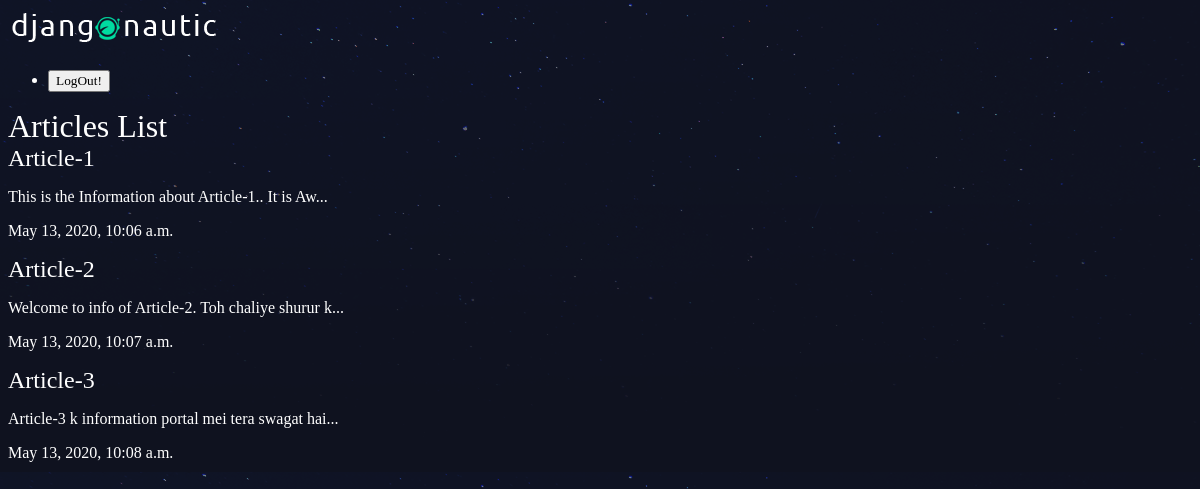
The page /articles/ on the database as committed earlier.
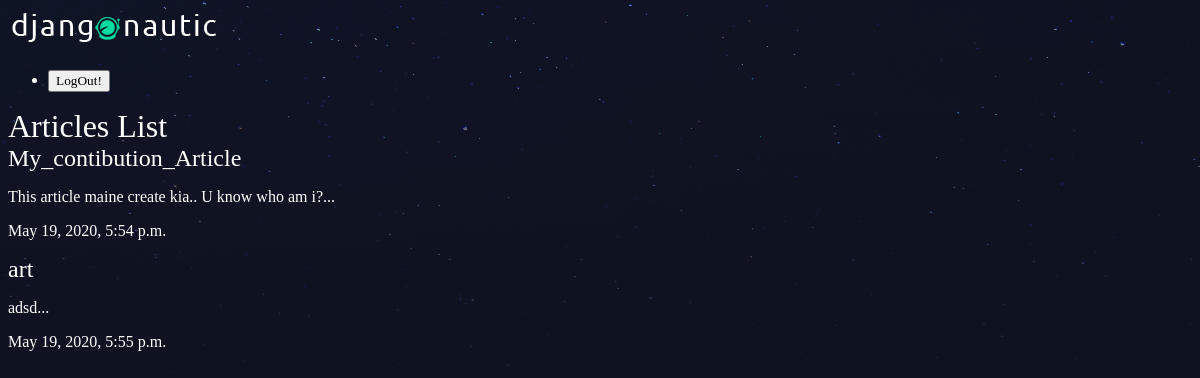
The same page on the database as committed later.
### articles/models.py (models this page shows, shortened)
class Article(models.Model):
    title = models.CharField(max_length=100)
    slug = models.SlugField()
    body = models.TextField()
    date = models.DateTimeField(auto_now_add=True)
    thumb_pic=models.ImageField(blank=True,default='default_wli.jpeg')
    author=models.ForeignKey(User,default=None)  # foreign ey added .. after importing the user models from authentication.models
    def snippet(self):
        return self.body[:50] + '...'

### articles/views.py (the view)
def article_list(request):
    articles = Article.objects.all().order_by('date');
    return render(request, 'articles/article_list.html', { 'articles': articles })

### articles/templates/articles/article_list.html
{% extends 'base_layout.html' %}
{% block content%}
    <h1>Articles List</h1>
    <div class="articles">
    {% for article in articles %}
        <div class="article">
            <h2><a href="{% url 'articles:detail' slug=article.slug %}">{{ article.title }}</a></h2>
            <p>{{ article.snippet }}</p>
            <p>{{ article.date }}</p>
        </div>
    {% endfor %}
    </div>
{% endblock %}

### templates/base_layout.html (shortened to what this page needs)
{% load static from staticfiles %}
<!DOCTYPE html>
<html>
    <head>
        <link rel="stylesheet" href="{% static 'styles.css' %}">
    </head>
    <body>
        <header class="wrapper">
            <h1><a href="{% url 'articles:list' %}"><img src="{% static 'logo.png' %}" alt="djangonautic" /></a></h1>
        </header>
        <nav>
            <ul>
                <li>
                    <form action="{% url 'accounts:logout' %}" method="POST" >
                        <button type="submit">LogOut!</button>
                    </form>
                </li>
            </ul>
        </nav>
        <div class="wrapper">
            {% block content %}
            {% endblock %}
        </div>
    </body>
</html>

### assets/styles.css (style rules this page uses)
body { background-color: #0f121f; background-image: url(/static/stars.png); background-repeat-y: no-repeat; color: #fff; }
body * { font-family: Ubuntu; }
h1, h2, h3, h4, h5 { font-weight: normal; margin: 0; }
a, a:hover, a:visited { color: #fff; text-decoration: none; }

Rows that differ between the two databases and show on the page:
removed Article: title "Article-1", snippet "This is the Information about Article-1.. It is Aw...", date "May 13, 2020, 10:06 a.m."
removed Article: title "Article-2", snippet "Welcome to info of Article-2. Toh chaliye shurur k...", date "May 13, 2020, 10:07 a.m."
removed Article: title "Article-3", snippet "Article-3 k information portal mei tera swagat hai...", date "May 13, 2020, 10:08 a.m."
added Article: title "My_contibution_Article", snippet "This article maine create kia.. U know who am i?...", date "May 19, 2020, 5:54 p.m."
added Article: title "art", snippet "adsd...", date "May 19, 2020, 5:55 p.m."
